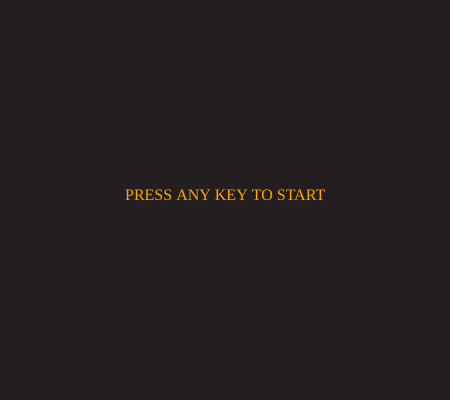
Frame 1 (no input)
Frame 60 (no input): identical to frame 1, image omitted
Frame 120 (the mouse pressed at the canvas centre since frame 60): identical to frame 1, image omitted

The p5.js sketch that drew this single still picture (run headless with seeded random() and noise() and a simulated clock; from frame 60 on, the mouse is pressed at the canvas centre):

// p5.js sketch
// ── sketch.js
// Position (center point), speed and diameter of ball
let ball_x, ball_y, ball_dx, ball_dy, ball_diameter;


let score = 0; // Score of the Game
let lives = 2; // Lives of the Player
const speed = 3; //Speed of the Ball
let isGameStarted=false; //To check wether Player started the game of not (By pressing any key)

// Position, width and height of the Paddle 
let paddle_x, paddle_y, paddle_height,paddle_width, paddle_dx;

// Gap between Boxes 
let gap_x, gap_y;

// Array of Boxes
let box_arr = [];

//To check boxes are plotted on the screen
//And after losing life, box will not be recreated 
let alreadyCreated = false;


function setup() {
  createCanvas(450, 400);

  
  // Speed of the ball
  ball_dx = speed;
  ball_dy = speed;
  
  //Initializing position, height, width and speed of the paddle
  paddle_width = 100;
  paddle_height = 15;
  paddle_dx = 5;
  paddle_x = (width/2) - (paddle_width/2);
  paddle_y = height - paddle_height - 10;
  
  // Initializing position(center point) and diameter of the ball
  ball_diameter=20;
  ball_x = width/2;
  ball_y = paddle_y-ball_diameter/2;
  
  // Width and Height of the Boxes
  box_width = 70;
  box_height= 25;

  // Initializing Gap
  gap_x=20;
  gap_y=20;
  
  var temp = 50;
  if(!alreadyCreated){
    for(var i=gap_y+10;i + box_height < height/2 ;i+=(box_height + gap_y)){
      for(var j=gap_x; j + box_width < width ; j+=(temp)){
        temp=box_width + gap_x;
        let temp_box={
        width : box_width,
        height : box_height,
        x : j,
        y : i,
        vis:true,
        colorR:getRndInteger(0,255),
        colorG:getRndInteger(0,255),
        colorB:getRndInteger(0,255)
        };
        box_arr.push(temp_box);
        gap_x=getRndInteger(20 ,60);
        box_width= getRndInteger(50 ,120);
      }
    }
    alreadyCreated=true;
  }

}

function draw() {
  background("#231F20");
    textFont('Georgia');
    textSize(16);
  if(!isGameStarted){
    fill("orange");
    text("PRESS ANY KEY TO START",width/2-100,height/2);
    if(keyIsPressed){
      isGameStarted=true;
    }else{
      return;
    }
  }
  
  
  //movement of ball
  ball_x += ball_dx;
  ball_y += ball_dy;
  
  //Drawing the ball and filling the color
  fill("red");
  circle(ball_x, ball_y, ball_diameter);
  
  
  //Drawing the paddle and filling the color
  fill("#C0C0C0");
  rect(paddle_x, paddle_y, paddle_width, paddle_height,10);
  
  for(let i=0; i<box_arr.length;i++){
    //Checking boxes are visible or not and checking ball touches
    // the box, if touches then turn off then visiblity 
    if(box_arr[i].vis && isBallTouched(box_arr[i],ball_x,ball_y,ball_diameter/2)){
      box_arr[i].vis=false;
    }
    if(box_arr[i].vis){
      
      //Drawing the boxes and filling the random colors 
      fill(box_arr[i].colorR,box_arr[i].colorG,box_arr[i].colorB)
      rect(box_arr[i].x, box_arr[i].y, box_arr[i].width, box_arr[i].height,8);
    }
  }
  
  
  //movement of paddle using arrow key
  if(keyIsDown(RIGHT_ARROW)){
    if(paddle_x + paddle_width < width){
      paddle_x += paddle_dx;
    }
  }
  
  if(keyIsDown(LEFT_ARROW)){
    if(paddle_x > 0){
      paddle_x -= paddle_dx;
    } 
  }
  
  // Checking ball touches the paddle and doing action according to it
  isBallTouched({x:paddle_x,y:paddle_y,width:paddle_width,height:paddle_height},ball_x,ball_y,ball_diameter/2);

  
  //ball touching left or right side of the area
  if(ball_x + ball_diameter/2 > width || ball_x - ball_diameter/2 < 0) {
    ball_dx = -(ball_dx);
  }
  
  //ball touching up side of the area
  if(ball_y - ball_diameter/2 < 0){
    ball_dy = -(ball_dy);
  }
  
  //ball touching bottom side of the area
  if(ball_y + ball_diameter/2 > height) {
    //Stopping everything 
    ball_dy = 0;
    ball_dx = 0;
    paddle_dx = 0;
    
    //Decreasing the life
    if(lives>0){
      lives--;
      setup();
    }else{
      fill("orange");
      text("GAME OVER", width/2-40, height/2)
    }
  }
  
  //Checking wether all boxes are popped, if popped then stop the game
  var checkComplete = true;
  for(let i=0; i<box_arr.length;i++){
    if(box_arr[i].vis != false){
      checkComplete=false;
      break;
    }
  }
  
  //printing the text after Completing the game
  if(checkComplete){
    fill("orange");
    text("LEVEL COMPLETED", width/2-60, height/2);
    ball_dy = 0;
    ball_dx = 0;
  }

  //printing the live score and lives
  fill("#C0C0C0");
  let textScore = "Score: " + score;
  let textlives = "Lives: " + lives;
  text(textScore, width - 100 , 20);
  text(textlives, 50, 20);
}

//It function for checking ball touching boxes
function isBallTouched(box ,x , y , rad){
  if(isCornerTouched(box, x , y, rad)){ //Checking ball touching the corner of the box
    return true;
  }else if(isSideTouched(box, x, y, rad)){ //Checking ball touching the side of the box
    return true;    
  }
  return false;
}

function isCornerTouched(box,x,y,rad){
  if(checkInCircle(box.x,box.y,x,y,rad*rad)){ //Checking ball touching the left upper corner of the box
    ball_dx=-(speed);
    ball_dy=-(speed);
    return true;
  }else if(checkInCircle(box.x+box.width,box.y,x,y,rad*rad)){ //Checking ball touching the right upper corner of the box
    ball_dx=speed;
    ball_dy=-(speed);
    return true;
  }else if(checkInCircle(box.x, box.y+box.height ,x,y,rad*rad)){ //Checking ball touching the left bottom corner of the box
    ball_dx=-(speed);
    ball_dy=speed;
    return true;
  }else if(checkInCircle(box.x + box.width , box.y+box.height ,x,y,rad*rad)){ //Checking ball touching the right bottom corner of the box
    ball_dx=speed;
    ball_dy=speed;
    return true;
  }
  return false;
}

function checkInCircle(bx, by, cx, cy, radSqr){ //this function is for checking ball touching the corner by comparing radius of the ball and distance between ball's center and the corner of the box
  if(radSqr >= ((bx-cx)*(bx-cx) + (by-cy)*(by-cy)) ){
    return true;
  }
  return false;
}

function isSideTouched(box, x, y, rad){ 
  if(checkTouch(box,x+rad,y)){ //Checking ball touching the left side of the box
    ball_dx=-(speed);
    return true;
  }else if(checkTouch(box,x-rad,y)){ //Checking ball touching the right side of the box
    ball_dx=speed;
    return true;     
  }else if(checkTouch(box,x,y+rad)){ //Checking ball touching the upper side of the box
    ball_dy=-(speed)
    return true;       
  }else if(checkTouch(box,x,y-rad)){ //Checking ball touching the bottom side of the box
    ball_dy=speed;
    return true;
  }
  return false;
}

function checkTouch(box,x,y){
  if((x >=box.x) && (x <= box.x+box.width) && ( y >= box.y) && (y <= box.y+box.height) ){ //This function checks the any point is inside of the box
    return true;
  }
  return false;
} 

function getRndInteger(min, max) { //To get random number between min and max
  return Math.floor(Math.random() * (max - min + 1) ) + min;
}
